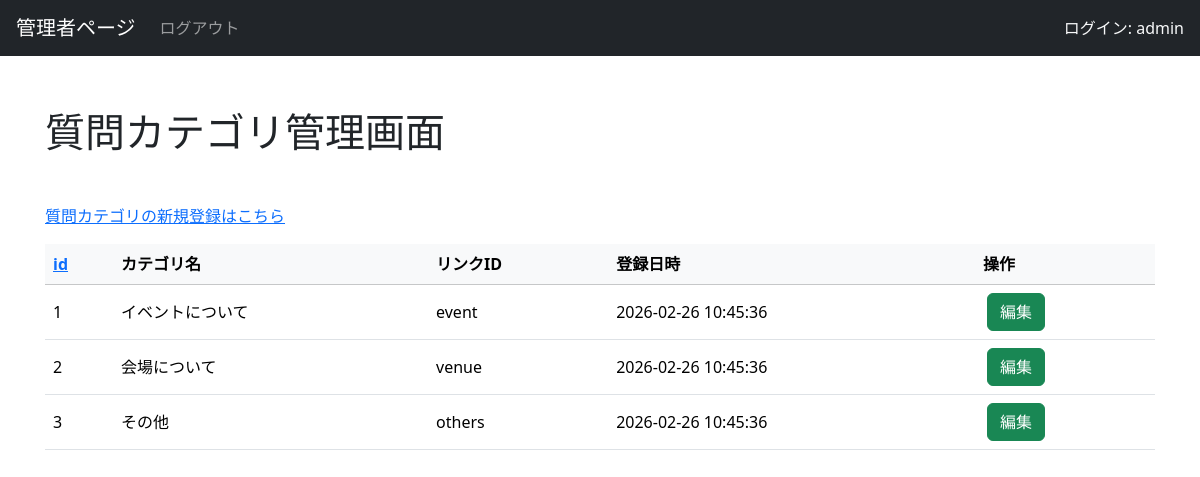
The page /admin/admin_faq_category.php (signed in) on the database its author committed.
### tables this page shows
CREATE TABLE `faq_category` (
  `id` int(11) NOT NULL,
  `category` varchar(255) NOT NULL,
  `create_date` datetime NOT NULL,
  `link_id` varchar(255) NOT NULL
);

### functions/function.php (called while the page is built, shortened)
<?php
function get_sort_params($sortable, $sort, $dir, $default_sort = "id", $default_dir = "asc")
{
    return [
        "sort" => $sort,
        "dir" => $dir,
        "order_by" => $sortable[$sort] . " " . strtoupper($dir),
    ];
}
function next_sort_dir($current_sort, $clicked_sort, $current_dir)
{
    if ($current_sort === $clicked_sort) {
        return $current_dir === "asc" ? "desc" : "asc";
    }
    return "asc";
}

### admin/admin_faq_category.php (the view, shortened to what this page needs)
<?php
require_once __DIR__ . "/../functions/function.php";
try {
    $db = db_connect();
    $sortable = [
        "id" => "id",
    ];
    $sort_params = get_sort_params(
        $sortable,
        $_GET["sort"] ?? "id",
        $_GET["dir"] ?? "asc"
    );
    $sql = "SELECT * FROM faq_category
            ORDER BY " . $sort_params["order_by"];
    $stmt = $db->prepare($sql);
    $stmt->execute();
    $datas = $stmt->fetchAll(PDO::FETCH_ASSOC);
} catch (PDOException $e) {
    set_admin_system_message(MsgContent::COMMON_EXCEPTION->value . $e->getMessage(), MsgStatus::ERROR);
    set_error_log($e->getMessage());
    header("location:index.php");
    exit();
}
?>
<!DOCTYPE html>
<html lang="ja">
<head>
    <link rel="stylesheet" href="https://cdn.jsdelivr.net/npm/bootstrap@5.3.8/dist/css/bootstrap.min.css">
</head>
<body>
    <?php include('admin-header.php');  ?>
    <main role="main" class="container" style="padding:60px 15px 0">
        <h1 class="my-5">質問カテゴリ管理画面</h1>
        <a href="faq_category_add.php">
            <p>質問カテゴリの新規登録はこちら</p>
        </a>
        <div class="table-responsive">
            <table class="table table-hover align-middle">
                <thead class="table-light sticky-top">
                    <tr>
                        <th>
                            <a href="?sort=id&dir=<?php echo next_sort_dir($sort_params['sort'], 'id', $sort_params['dir']); ?>">id</a>
                        </th>
                        <th>カテゴリ名</th>
                        <th>リンクID</th>
                        <th>登録日時</th>
                        <th>操作</th>
                    </tr>
                </thead>
                <tbody>
                    <?php foreach ($datas as $data): ?>
                        <tr>
                            <td><?php echo $data["id"]; ?></td>
                            <td><?php echo $data["category"]; ?></td>
                            <td><?php echo $data["link_id"]; ?></td>
                            <td><?php echo $data["create_date"]; ?></td>
                            <td><a href="faq_category_edit.php?id=<?php echo $data["id"]; ?>" class="btn btn-success mx-1">編集</a></td>
                        </tr>
                    <?php endforeach; ?>
                </tbody>
            </table>
        </div>
    </main>
</body>
</html>

### rows shown on the page
faq_category: id "1", category "イベントについて", link "event", create_date "2026-02-26 10:45:36"
faq_category: id "2", category "会場について", link "venue", create_date "2026-02-26 10:45:36"
faq_category: id "3", category "その他", link "others", create_date "2026-02-26 10:45:36"

### other values the page prints
$_SESSION["admin_user_name"] "admin"
